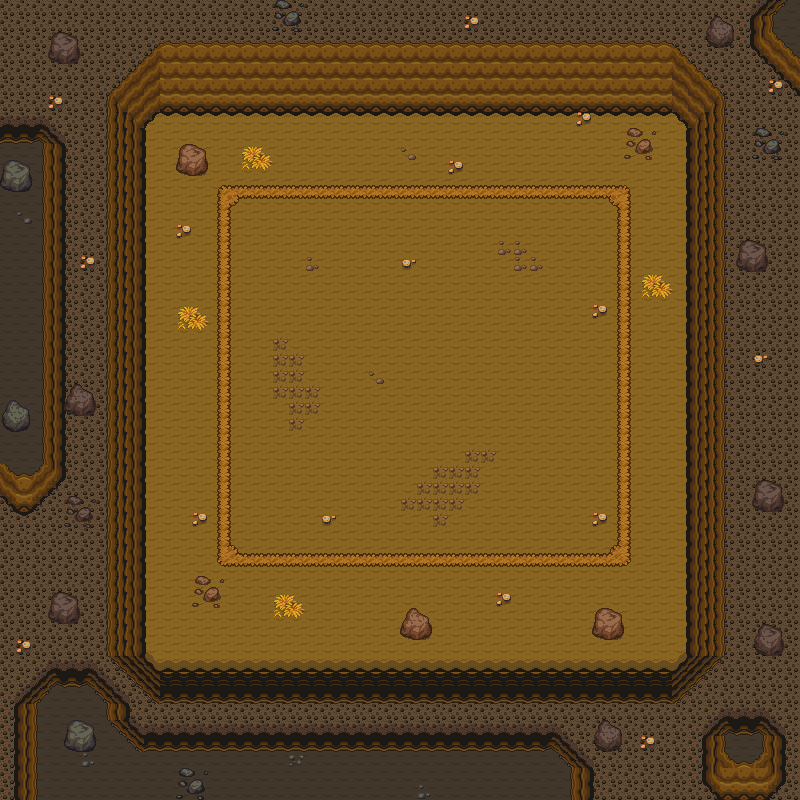

Below is a game level as drawn by its tile map, then a one-line description and the .tmx that defines it (tile-layer data replaced by summaries):
An orthogonal 50x50 tile map with 16x16 px tiles, 7 tile layers (ground0, ground1, wall0, wall1, ...), 2 hidden layers not drawn, 9 tilesets.

<map version="1.0" orientation="orthogonal" renderorder="right-down" width="50" height="50" tilewidth="16" tileheight="16">
 <tileset firstgid="1" name="1" tilewidth="16" tileheight="16">
  <image source="../../tileset/v1.3/1.png" width="800" height="800" />
 </tileset>
 <tileset firstgid="2501" name="2" tilewidth="16" tileheight="16">
  <image source="../../tileset/v1.3/2.png" width="800" height="800" />
 </tileset>
 <tileset firstgid="5001" name="3" tilewidth="16" tileheight="16">
  <image source="../../tileset/v1.3/3.png" width="800" height="800" />
 </tileset>
 <tileset firstgid="7501" name="4" tilewidth="16" tileheight="16">
  <image source="../../tileset/v1.3/4.png" width="800" height="800" />
 </tileset>
 <tileset firstgid="10001" name="5" tilewidth="16" tileheight="16">
  <image source="../../tileset/v1.3/5.png" width="800" height="800" />
 </tileset>
 <tileset firstgid="12501" name="6" tilewidth="16" tileheight="16">
  <image source="../../tileset/v1.3/6.png" width="800" height="800" />
 </tileset>
 <tileset firstgid="15001" name="7" tilewidth="16" tileheight="16">
  <image source="../../tileset/v1.3/7.png" width="800" height="800" />
 </tileset>
 <tileset firstgid="17501" name="8" tilewidth="16" tileheight="16">
  <image source="../../tileset/v1.3/8.png" width="800" height="800" />
 </tileset>
 <tileset firstgid="20001" name="9" tilewidth="16" tileheight="16">
  <image source="../../tileset/v1.3/9.png" width="800" height="800" />
 </tileset>
 <layer name="ground0" width="50" height="50">
  <data>[2500 cells, 2500 non-empty, 3 distinct tile ids]</data>
 </layer>
 <layer name="ground1" width="50" height="50">
  <data>[2500 cells, 192 non-empty, 12 distinct tile ids]</data>
 </layer>
 <layer name="wall0" width="50" height="50">
  <data>[2500 cells, 1605 non-empty, 120 distinct tile ids]</data>
 </layer>
 <layer name="wall1" width="50" height="50">
  <data>[2500 cells, 263 non-empty, 73 distinct tile ids]</data>
 </layer>
 <layer name="deco0" width="50" height="50">
  <data>[2500 cells, 64 non-empty, 9 distinct tile ids]</data>
 </layer>
 <layer name="deco1" width="50" height="50">
  <data>[2500 cells, 84 non-empty, 37 distinct tile ids]</data>
 </layer>
 <layer name="ABOVE_OVERWRITE" width="50" height="50" opacity="0.9">
  <data>[2500 cells, 0 non-empty, 0 distinct tile ids]</data>
 </layer>
 <layer name="COLLISION_OVERWRITE" visible="0" width="50" height="50">
  <data>[2500 cells, 100 non-empty, 1 distinct tile ids]</data>
 </layer>
 <layer name="SPOT" visible="0" width="50" height="50">
  <data>[2500 cells, 9 non-empty, 9 distinct tile ids]</data>
 </layer>
</map>
